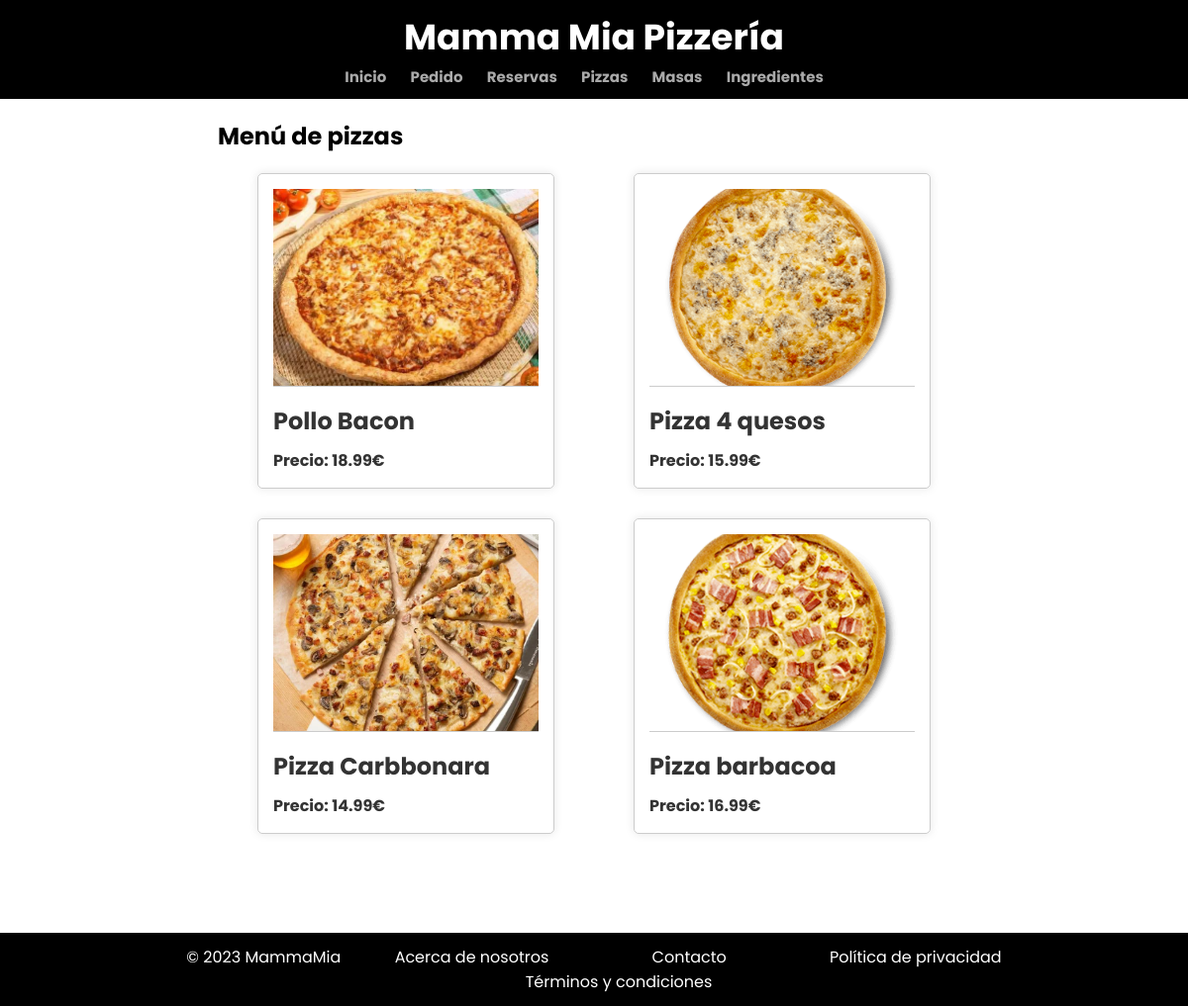
Before: /appMammaMia/pizzas/ with the older database file.
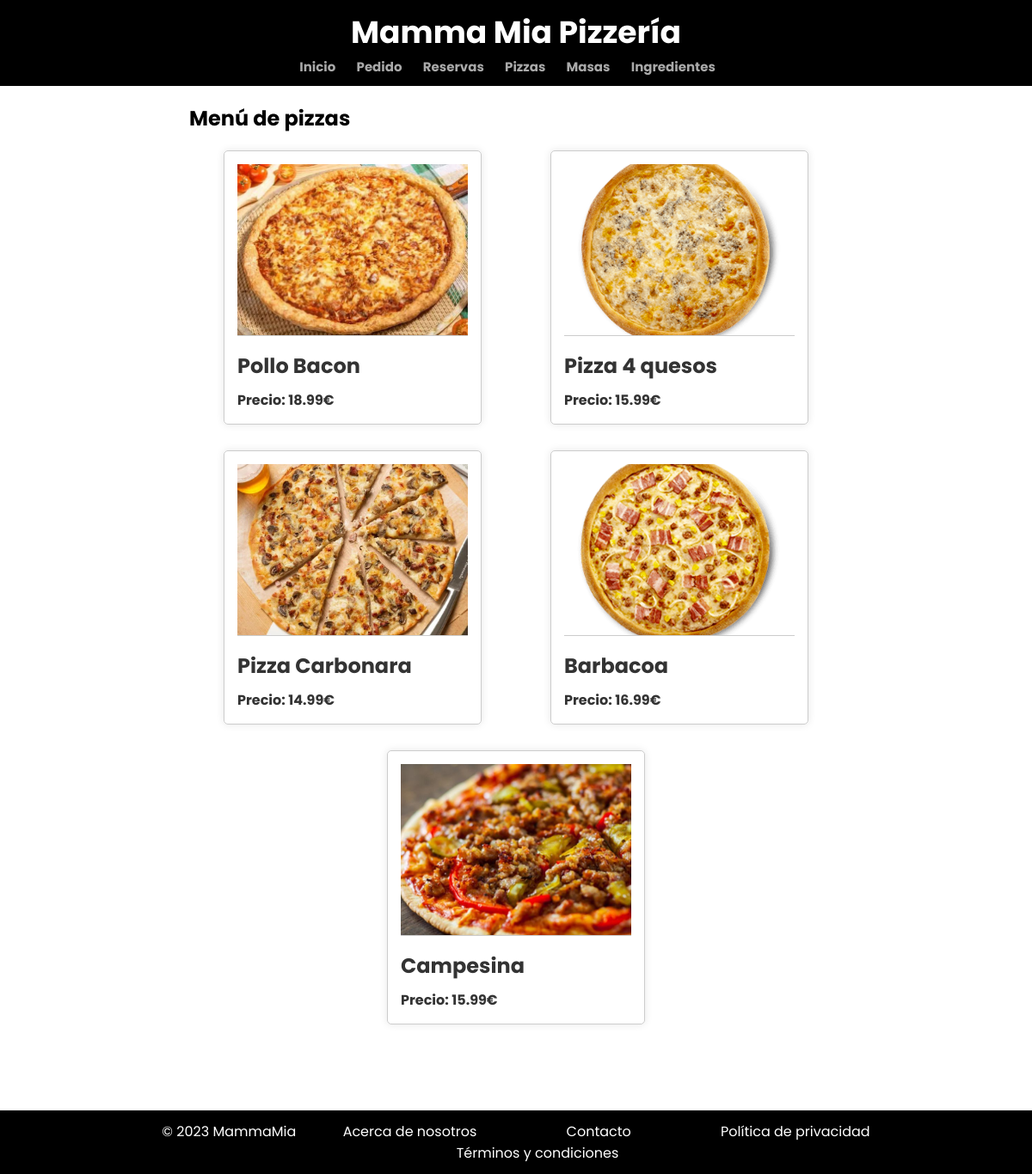
After: the same page with the newer database file.
### appMammaMia/models.py (models this page shows, shortened)
class Pizza(models.Model):
    nombre = models.CharField(max_length=100)
    masa = models.ForeignKey(Masas, on_delete=models.CASCADE)
    ingredientes = models.ManyToManyField(Ingrediente)
    descripcion = models.TextField()
    imagen = models.ImageField()
    precio = models.DecimalField(max_digits=6, decimal_places=2)
    disponible = models.BooleanField(default=True)
    calorias = models.IntegerField()

### appMammaMia/views.py (the view)
# urls.py: path('pizzas/', views.pizzas, name='pizzas'),
def pizzas(request):
    pizzas = get_list_or_404(Pizza.objects.all())
    context = {'lista_pizzas': pizzas }
    return render(request, 'pizzas.html', context)

### appMammaMia/templates/pizzas.html (shortened to what this page needs)
{% extends "base.html" %}
{% load static %}
{% block contenido %}
    <div class="masas-container">
        <h2 class="masas-titulo">Menú de pizzas </h2>
        <ul class="masas-list">
            {% for pizza in lista_pizzas %}
                <li class="masa-item">
                    <a href="{% url 'detalles_pizza' pizza.id %}">
                        <div class="masa-info">
                            <img src="{% static pizza.imagen.name %}" alt="{{ pizza.nombre }} - Imagen" class="masa-imagen">
                            <h3 class="masa-nombre">{{ pizza.nombre }}</h3>
                            <ul class="list-group list-group-flush">
                                <p class="masa-precio">Precio: {{ pizza.precio }}€</p>
                            </ul>
                        </div>
                    </a>
                </li>
            {% endfor %}
        </ul>
    </div>
    <link rel="stylesheet" href="{% static 'styleProductos.css' %}">
{% endblock %}

### appMammaMia/templates/base.html (shortened to what this page needs)
<!DOCTYPE html>
<html lang="en">
    <head>
        {% load static %}
        <link rel="stylesheet" href="{% static 'style.css' %}">
    </head>
    <body>
      <header>
        <h1>Mamma Mia Pizzería</h1>
        <nav>
            <ul>
                <li><a href="{% url 'index' %}">Inicio</a></li>
                <li><a href="{% url 'pedido' %}">Pedido</a></li>
                <li><a href="{% url 'reservas' %}">Reservas</a></li>
                <li><a href="{% url 'pizzas' %}">Pizzas</a></li>
                <li><a href="{% url 'masas' %}">Masas</a></li>
                <li><a href="{% url 'ingredientes' %}">Ingredientes</a></li>
            </ul>
        </nav>
      </header>
      {% block contenido %}
      {% endblock %}
        <footer>
            <p id="parrafo-footer">
                &copy; <span id="anyoMostrado"></span> MammaMia <a href="">Acerca de nosotros</a>
                <a href="{% url 'contacto' %}">Contacto</a>
                <a href="">Política de privacidad</a> <a href="">Términos y condiciones</a>
            </p>
        </footer>
    </body>
</html>

### appMammaMia/static/style.css (style rules this page uses)
* { margin: 0; padding: 0; font-family: 'Poppins', sans-serif; box-sizing: border-box; outline: none; border:none; text-decoration: none; }
footer { color: white; background-color: black; margin-top: 50px; padding-left: 50px; padding-top: 12px; padding-bottom: 12px; }
a { text-decoration: none; color: white; }
#parrafo-footer { text-align: center; }
#parrafo-footer a { display: inline-block; margin: 0 50px; }
header { background-color: black; padding: 10px 0; text-align: center; }
h1 { color: white; font-size: 36px; }
nav ul { list-style: none; padding: 0; }
nav ul li { display: inline; margin-right: 20px; }
nav ul li a { text-decoration: none; color: darkgray; font-weight: bold; font-size: 15px; }

### appMammaMia/static/styleProductos.css (style rules this page uses)
h2.masas-titulo { margin-bottom: 20px; }
.masas-container { max-width: 800px; margin: 0 auto; padding: 20px; }
.masas-list { list-style: none; padding: 0; margin: 0; display: flex; flex-wrap: wrap; justify-content: space-around; }
.masa-item { width: 300px; margin-bottom: 30px; border: 1px solid #ccc; border-radius: 5px; overflow: hidden; box-shadow: 0 0 10px rgba(0, 0, 0, 0.1); transition: transform 0.2s; }
.masa-item a { text-decoration: none; color: #333; }
.masa-info { padding: 15px; }
.masa-imagen { width: 100%; height: 200px; object-fit: cover; border-bottom: 1px solid #ccc; }
.masa-nombre { margin-top: 10px; font-size: 1.5em; }
.masa-precio { margin-top: 10px; font-weight: bold; }

Changed rows visible on the page:
changed Pizza: nombre "Pizza Carbbonara" → "Pizza Carbonara"
changed Pizza: nombre "Pizza barbacoa" → "Barbacoa"
added Pizza: imagen (placeholder picture), nombre "Campesina", precio "15.99"
